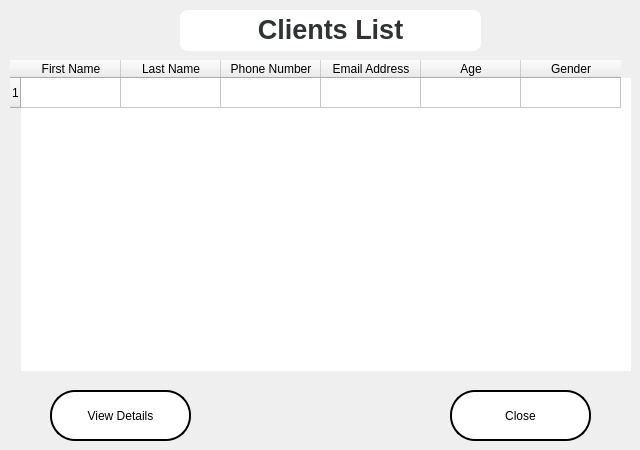
       <widget class="QWidget" name="viewClientsPage">
        <widget class="QTextEdit" name="viewClientsTitle">
         <property name="enabled">
          <bool>false</bool>
         </property>
         <property name="geometry">
          <rect>
           <x>180</x>
           <y>10</y>
           <width>301</width>
           <height>41</height>
          </rect>
         </property>
         <property name="styleSheet">
          <string notr="true">#viewClientsTitle{

	background: white;
	border:none;
	border-radius: 8px;

}</string>
         </property>
         <property name="html">
          <string>&lt;!DOCTYPE HTML PUBLIC &quot;-//W3C//DTD HTML 4.0//EN&quot; &quot;http://www.w3.org/TR/REC-html40/strict.dtd&quot;&gt;
&lt;html&gt;&lt;head&gt;&lt;meta name=&quot;qrichtext&quot; content=&quot;1&quot; /&gt;&lt;style type=&quot;text/css&quot;&gt;
p, li { white-space: pre-wrap; }
&lt;/style&gt;&lt;/head&gt;&lt;body style=&quot; font-family:'Sans'; font-size:10pt; font-weight:400; font-style:normal;&quot;&gt;
&lt;p align=&quot;center&quot; style=&quot; margin-top:0px; margin-bottom:0px; margin-left:0px; margin-right:0px; -qt-block-indent:0; text-indent:0px;&quot;&gt;&lt;span style=&quot; font-size:20pt; font-weight:600; color:#2e3436;&quot;&gt;Clients List&lt;/span&gt;&lt;/p&gt;&lt;/body&gt;&lt;/html&gt;</string>
         </property>
        </widget>
        <widget class="QTableWidget" name="clientListTable">
         <property name="geometry">
          <rect>
           <x>10</x>
           <y>60</y>
           <width>621</width>
           <height>311</height>
          </rect>
         </property>
         <property name="styleSheet">
          <string notr="true">border: none;</string>
         </property>
         <property name="editTriggers">
          <set>QAbstractItemView::AnyKeyPressed</set>
         </property>
         <row>
          <property name="text">
           <string>1</string>
          </property>
         </row>
         <column>
          <property name="text">
           <string>First Name</string>
          </property>
         </column>
         <column>
          <property name="text">
           <string>Last Name</string>
          </property>
         </column>
         <column>
          <property name="text">
           <string>Phone Number</string>
          </property>
         </column>
         <column>
          <property name="text">
           <string>Email Address</string>
          </property>
         </column>
         <column>
          <property name="text">
           <string>Age</string>
          </property>
         </column>
         <column>
          <property name="text">
           <string>Gender</string>
          </property>
         </column>
        </widget>
        <widget class="QPushButton" name="viewClientDetailsBtn">
         <property name="geometry">
          <rect>
           <x>50</x>
           <y>390</y>
           <width>141</width>
           <height>51</height>
          </rect>
         </property>
         <property name="cursor">
          <cursorShape>PointingHandCursor</cursorShape>
         </property>
         <property name="styleSheet">
          <string notr="true">#viewClientDetailsBtn{

border: 2px solid black;
background: white;
border-radius: 25px;
}

#viewClientDetailsBtn:hover{

	background:   qlineargradient( x1:0 y1:0, x2:1 y2:0, stop:0 #ffeaa7, stop:1 #fab1a0);


	color:#555;
}






</string>
         </property>
         <property name="text">
          <string>View Details</string>
         </property>
        </widget>
        <widget class="QPushButton" name="closeClientsViewBtn">
         <property name="geometry">
          <rect>
           <x>450</x>
           <y>390</y>
           <width>141</width>
           <height>51</height>
          </rect>
         </property>
         <property name="cursor">
          <cursorShape>PointingHandCursor</cursorShape>
         </property>
         <property name="styleSheet">
          <string notr="true">#closeClientsViewBtn{

border: 2px solid black;
background: white;
border-radius: 25px;
}

#closeClientsViewBtn:hover{

	background:   qlineargradient( x1:0 y1:0, x2:1 y2:0, stop:0 #ffeaa7, stop:1 #fab1a0);


	color:#555;
}






</string>
         </property>
         <property name="text">
          <string>Close</string>
         </property>
        </widget>
       </widget>
